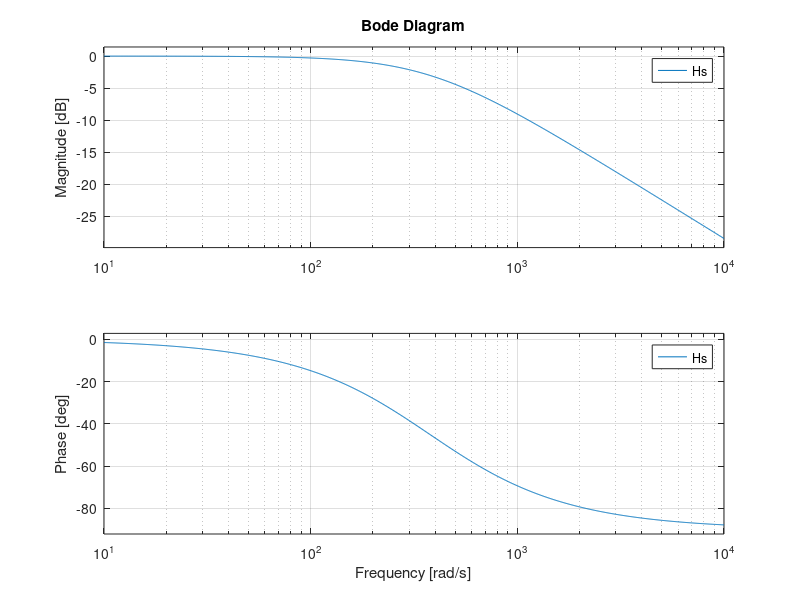
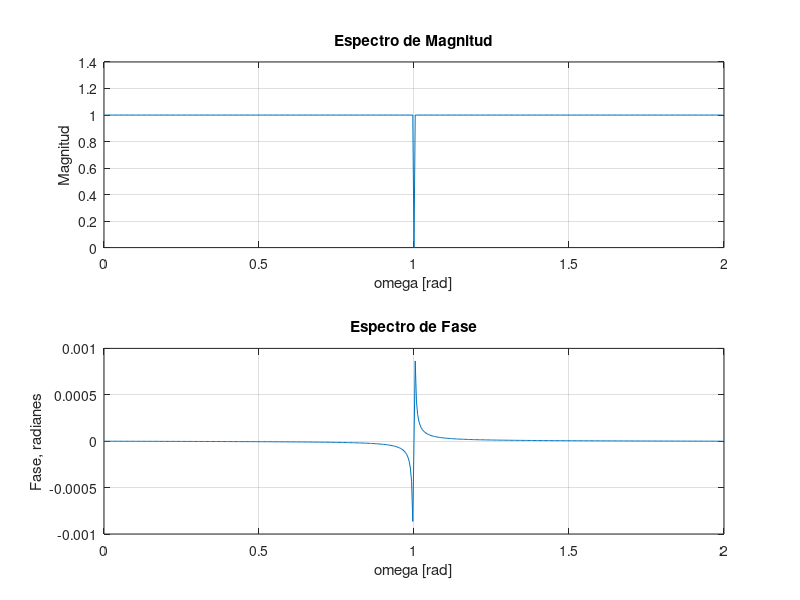

Write the MATLAB code that produced these figures, in order.
%% Inicio Limpio

clc;        %   Consola limpia
clear;      %   Workspace limpio
close all;  %   Cierra otras ventanas


wc = 2 * pi * 60;

num = [wc];
den = [1 wc];
Hs = tf(num,den)

H1 = figure(1);
bode(Hs);grid on;

H2 = figure(2);

fs = 1e3;

[b,a] = bilinear(num,den,fs)

Htf = tf( b, a ,-1)

[H,w] = freqz(b,a,512,'whole');

subplot(2,1,1)
plot(w/pi(),abs(H));grid;hold on;
title('Espectro de Magnitud'); xlabel('omega [rad]'); ylabel('Magnitud');
subplot(2,1,2)
plot(w/pi(),angle(H));grid;hold on;
title('Espectro de Fase'); xlabel('omega [rad]'); ylabel('Fase, radianes');
